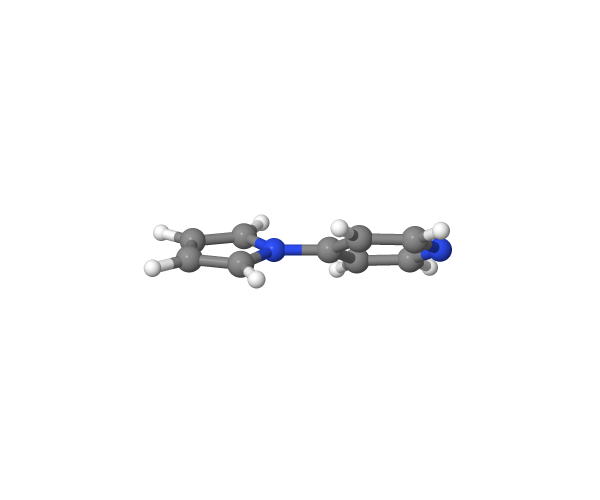
#> input picture test/pp/pes/pp_casscf_neb_start_structure.png, 1200 x 1000 px (shown at 1/2 size)
$ python pp_casscf_s1_neb_pes_plot_figure.py
#> lines starting #> are read from the running program, lines starting #| are printed output that depends on the picture; after the words box and inside, x2 and y2 are one past the last pixel; in counts of white or black regions, pixels touching at a corner belong together
"""Standalone figure: the SA-CASSCF S1 NEB path from the S0 geometry to TICT.

This stands on its own rather than being overlaid on the CASCI/GBCI panels. The
SA-CASSCF path does not pass through a planar S1 minimum -- SA-CASSCF has none,
an optimization started from the planar structure relaxes all the way to TICT --
so its reaction coordinate is not the CASCI/GBCI one and the two cannot share an
axis beyond their endpoints.

Both states are drawn. S1 carries the forces that produced the band; S0 comes
from the same state-averaged calculation at each image, so the closing gap is
read off directly. Energies are referenced to S0 at the first image, which makes
the left-hand gap the vertical excitation energy.

Structures are attached at the two endpoints only, since those are the only
images that are stationary points (the first on S0, the last on S1).
"""

from __future__ import annotations

import argparse
import csv
import os
from pathlib import Path
from typing import Any

os.environ.setdefault("MPLCONFIGDIR", "/tmp/matplotlib-codex")

import matplotlib.image as mpimg
import matplotlib.pyplot as plt
import numpy as np


SCRIPT_DIR = Path(__file__).resolve().parent
REPO_ROOT = Path(__file__).resolve().parents[3]

PROFILE_CSV = (
    REPO_ROOT
    / "test"
    / "pp"
    / "casscf"
    / "pp_casscf_S1_fc_tict_neb_outputs"
    / "pp_casscf_S1_fc_tict_neb_profile.csv"
)
OUTPUT_PREFIX = SCRIPT_DIR / "pp_casscf_s1_neb_pes_figure"

# Only S1 is drawn, so the single curve takes plain black rather than the
# orange SA-CASSCF slot used where several methods share a panel.
INK = "#1a1a1a"
MUTED = "#6b6b6b"
CURVE_STYLE = {
    "color": INK,
    "linestyle": "-",
    "linewidth": 2.2,
    "marker": "o",
    "markersize": 5.0,
}

# Rendered from the SA-CASSCF NEB endpoints themselves, but in the frames of
# the published CASCI structures (see align_neb_endpoints_to_reference.py) and
# with the same camera, so they compose like the existing figures.
ENDPOINT_IMAGES = {
    "start": SCRIPT_DIR / "pp_casscf_neb_start_structure.png",
    "end": SCRIPT_DIR / "pp_casscf_neb_end_structure.png",
}
ENDPOINT_LABELS = {"start": "S$_0$ geometry", "end": "TICT"}

# Each structure sits in the clear space immediately next to its own endpoint:
# the start point is top left with room to its right along the top, the end
# point is at the right with room underneath. Neither box crosses the curve.
INSET_BOXES = {"start": (0.130, 0.620, 0.295, 0.300),
               "end": (0.665, 0.035, 0.315, 0.300)}


def parse_args() -> argparse.Namespace:
    parser = argparse.ArgumentParser(
        description="Draw the standalone SA-CASSCF S1 NEB PES figure for PP."
    )
    parser.add_argument("--input", type=Path, default=PROFILE_CSV, help="Profile CSV.")
    parser.add_argument(
        "--output-prefix", type=Path, default=OUTPUT_PREFIX, help="Output path stem."
    )
    parser.add_argument("--formats", nargs="+", default=["png", "pdf"])
    parser.add_argument(
        "--no-structures", action="store_true", help="Skip the endpoint structures."
    )
    return parser.parse_args()


def load_profile(csv_path: Path) -> dict[str, np.ndarray]:
    resolved = csv_path.expanduser().resolve()
    if not resolved.exists():
        raise FileNotFoundError(
            f"Missing NEB profile: {resolved}. Run "
            "pp_casscf_S1_fc_tict_neb_profile_export.py first."
        )
    with resolved.open() as fh:
#> (reads test/pp/casscf/pp_casscf_S1_fc_tict_neb_outputs/pp_casscf_S1_fc_tict_neb_profile.csv from the repository)
        rows = list(csv.DictReader(fh))

    s = np.asarray([float(r["path_length_angstrom"]) for r in rows], dtype=float)
    span = s[-1] - s[0]
    if span <= 0:
        raise ValueError(f"{resolved} has a non-increasing path length.")

    return {
        "x": (s - s[0]) / span,
        "s0": np.asarray([float(r["s0_relative_to_s0_geometry_ev"]) for r in rows]),
        "s1": np.asarray([float(r["s1_relative_to_s0_geometry_ev"]) for r in rows]),
        "gap": np.asarray([float(r["s1_minus_s0_ev"]) for r in rows]),
        "twist": np.asarray([float(r["twist_deg"]) for r in rows]),
        "path_length": s,
    }


def read_cropped_structure_image(path: Path) -> np.ndarray:
    image = mpimg.imread(path)
#> image is the input picture: shape (1000, 1200, 3) float32; mean R, G, B 0.983, 0.983, 0.985
    rgb = image[..., :3]
    nonwhite = np.any(rgb < 0.98, axis=2)
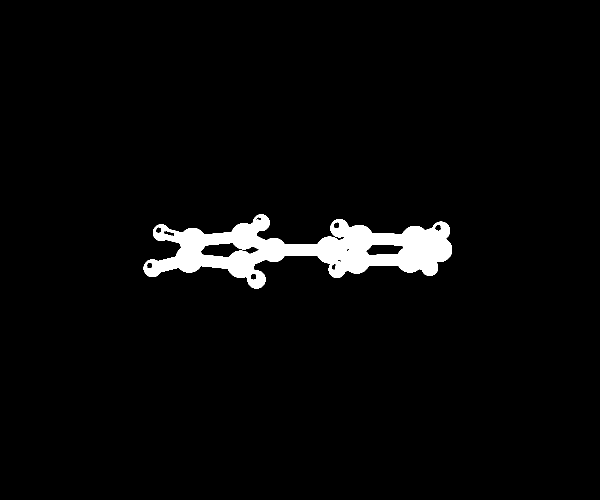
#> nonwhite: shape (1000, 1200) bool (shown at 1/2 size); 3.3% white; 1 white region, box (x1, y1, x2, y2) and area: (287, 429, 904, 577) 39601
    if not np.any(nonwhite):
        return image
    y_idx, x_idx = np.where(nonwhite)
    pad = 16
    y0 = max(int(y_idx.min()) - pad, 0)
#> y0 = 413
    y1 = min(int(y_idx.max()) + pad + 1, image.shape[0])
#> y1 = 593
    x0 = max(int(x_idx.min()) - pad, 0)
#> x0 = 271
    x1 = min(int(x_idx.max()) + pad + 1, image.shape[1])
#> x1 = 920
    return image[y0:y1, x0:x1]
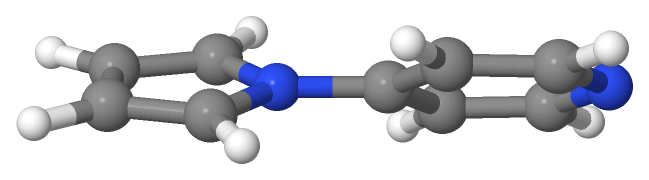
#> returned value: shape (180, 649, 3) float32; mean of channels 0, 1, 2 0.821, 0.825, 0.847; drawn as R, G, B


def add_structure_insets(ax: Any) -> None:
    for key, box in INSET_BOXES.items():
        path = ENDPOINT_IMAGES[key]
        inset = ax.inset_axes(box)
        inset.axis("off")
        if key == "end":
            inset.text(0.5, -0.04, ENDPOINT_LABELS[key],
                       transform=inset.transAxes, ha="center", va="top",
                       fontsize=9.0, color=INK)
        else:
            inset.set_title(
                ENDPOINT_LABELS[key], fontsize=9.0, color=INK, pad=1.5
            )
        if not path.exists():
            inset.text(
                0.5, 0.5, f"Missing\n{path.name}", transform=inset.transAxes,
                ha="center", va="center", fontsize=7.5, color=MUTED,
            )
            continue
        inset.imshow(read_cropped_structure_image(path))
#> pass 2 of the loop in add_structure_insets, `for key, box in INSET_BOXES.items():`:
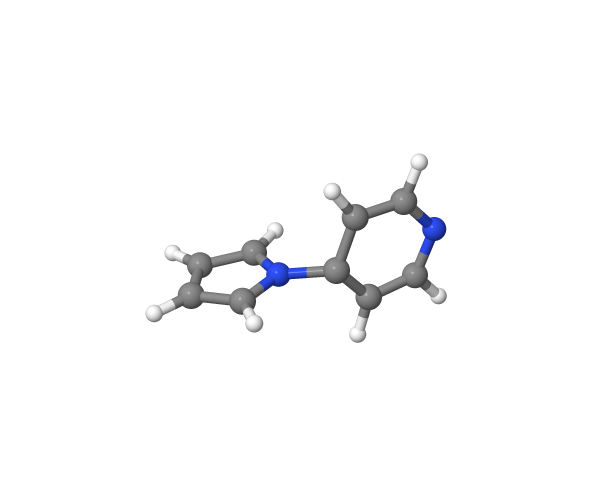
#> input picture test/pp/pes/pp_casscf_neb_end_structure.png, 1200 x 1000 px (shown at 1/2 size)
#> in read_cropped_structure_image, image is the input picture: shape (1000, 1200, 3) float32; mean R, G, B 0.979, 0.98, 0.983
#> in read_cropped_structure_image (call 2), `nonwhite = np.any(rgb < 0.98, axis=2)`:
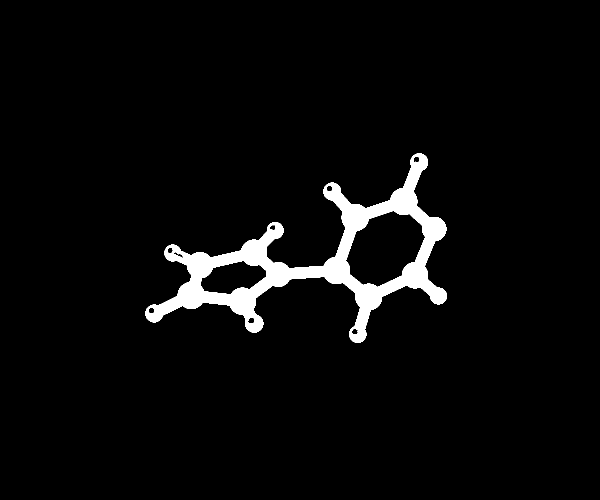
#> nonwhite: shape (1000, 1200) bool (shown at 1/2 size); 4% white; 1 white region, box (x1, y1, x2, y2) and area: (291, 307, 894, 686) 47507
#> y0 = 291
#> y1 = 702
#> x0 = 275
#> x1 = 910
#> in read_cropped_structure_image (call 2), `return image[y0:y1, x0:x1]`:
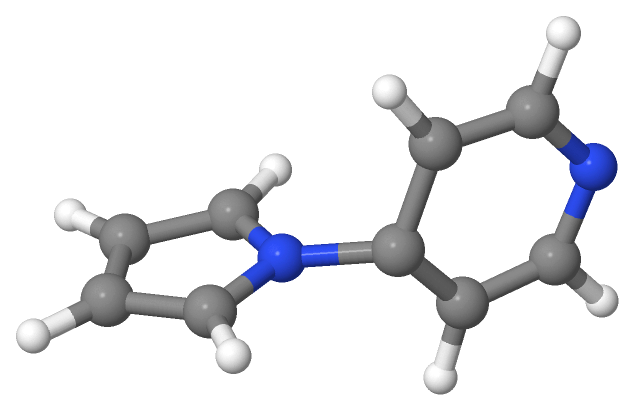
#> returned value: shape (411, 635, 3) float32; mean of channels 0, 1, 2 0.905, 0.908, 0.919; drawn as R, G, B


def main() -> None:
    args = parse_args()
    data = load_profile(args.input)
    x = data["x"]

    fig, ax = plt.subplots(figsize=(5.6, 4.1))
    fig.subplots_adjust(left=0.135, right=0.975, bottom=0.135, top=0.95)

    ax.plot(
        x, data["s1"],
        color=CURVE_STYLE["color"],
        linestyle=CURVE_STYLE["linestyle"],
        linewidth=CURVE_STYLE["linewidth"],
        marker=CURVE_STYLE["marker"],
        markersize=CURVE_STYLE["markersize"],
        markerfacecolor="white",
        markeredgewidth=1.3,
        markeredgecolor=CURVE_STYLE["color"],
        zorder=3,
    )

    # The two numbers the figure exists to show: the vertical gap at the start
    # and the gap once the path reaches TICT.
    drop = data["s1"][-1] - data["s1"][0]
    for idx, ha, offset in ((0, "left", (2, 12)), (len(x) - 1, "right", (16, 10))):
        ax.annotate(
            f"{data['s1'][idx]:.3f} eV",
            xy=(x[idx], data["s1"][idx]), xytext=offset,
            textcoords="offset points", ha=ha,
            va="bottom" if offset[1] > 0 else "top",
            fontsize=9.5, color=INK, zorder=8,
        )

    if not args.no_structures:
        add_structure_insets(ax)

    ax.set_xlabel("Reaction Coordinate")
    ax.set_ylabel("Relative Energy (eV)")
    ax.set_xlim(-0.06, 1.06)
    y_all = data["s1"]
    span = float(y_all.max() - y_all.min())
    # Room below the curve on the left and above it on the right for the insets.
    ax.set_ylim(float(y_all.min()) - 0.75 * span, float(y_all.max()) + 0.38 * span)
    ax.spines["top"].set_visible(False)
    ax.spines["right"].set_visible(False)
    ax.grid(False)
    mid = len(x) // 2
    ax.annotate("S$_1$", xy=(x[mid], data["s1"][mid]), xytext=(0, 10),
                textcoords="offset points", ha="center", va="bottom",
                fontsize=11.0, color=INK, zorder=8)

    print(
        f"SA-CASSCF NEB PES: {len(x)} images, path {data['path_length'][-1]:.3f} A, "
        f"twist {data['twist'][0]:.1f} -> {data['twist'][-1]:.1f} deg"
    )
    print(
        f"  S1 {data['s1'][0]:.3f} -> {data['s1'][-1]:.3f} eV ({drop:+.3f}); "
        f"gap {data['gap'][0]:.3f} -> {data['gap'][-1]:.3f} eV (S0 not plotted)"
    )

    for fmt in args.formats:
        out = args.output_prefix.with_suffix(f".{fmt.lstrip('.')}")
        out.parent.mkdir(parents=True, exist_ok=True)
        fig.savefig(out, dpi=600, bbox_inches="tight")
        print(f"Saved figure: {out}")
#> this loop made 2 passes
#> pass 1, in main, `fig.savefig(out, dpi=600, bbox_inches="tight")`:
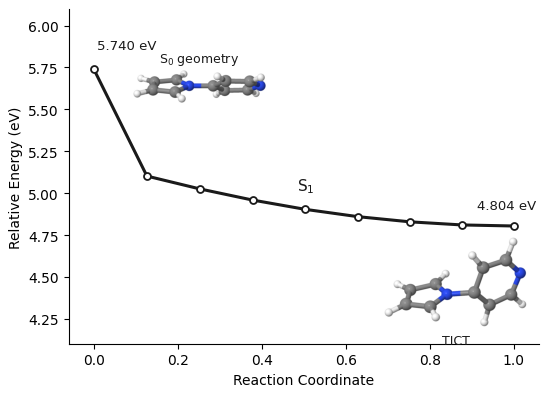
#> figure drawn by matplotlib, 1 panel
    plt.close(fig)


if __name__ == "__main__":
    main()
